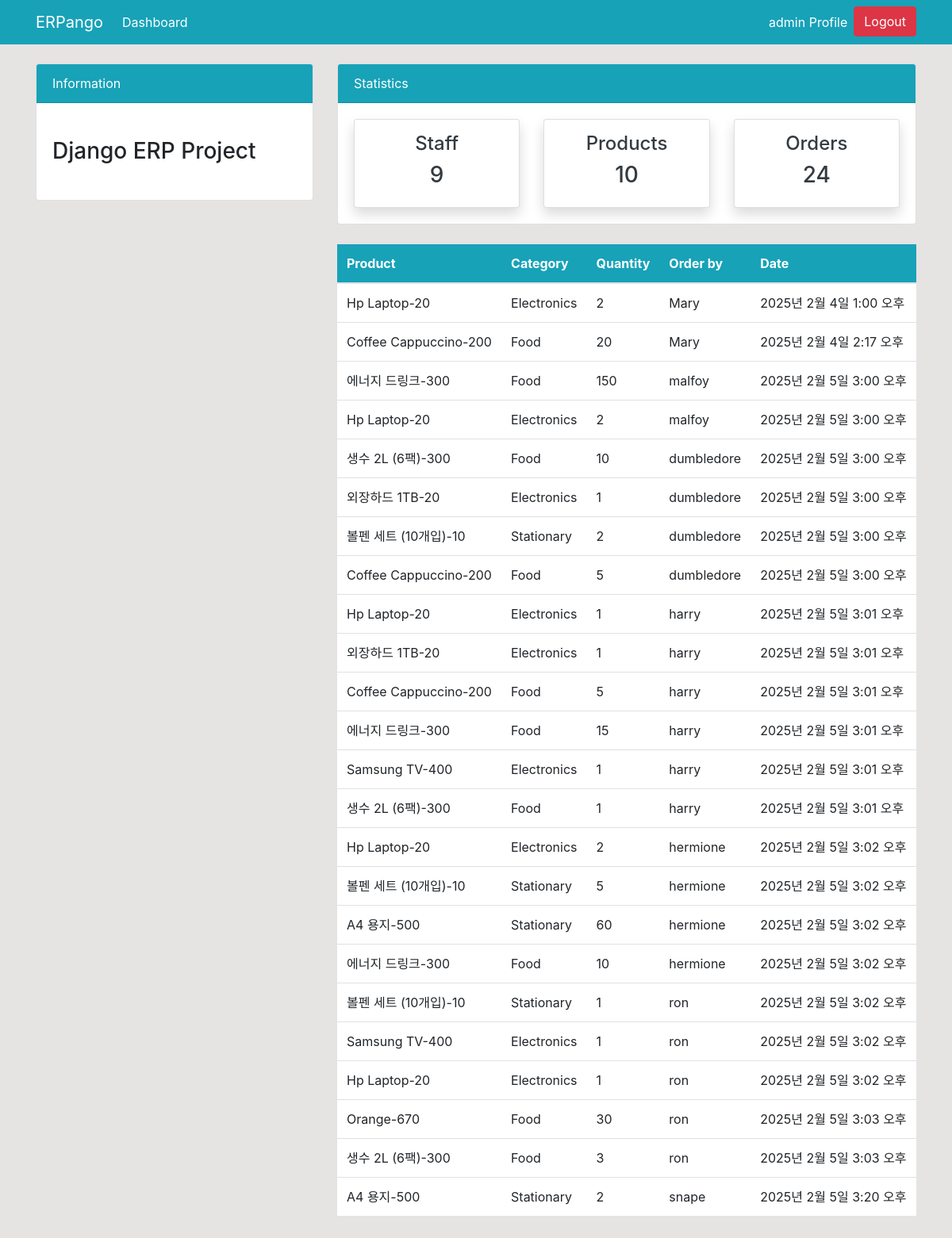
/order/ (signed in), run on the app's committed database.
### dashboard/models.py (models this page shows, shortened)
class Order(models.Model):
    product = models.ForeignKey(Product, on_delete=models.CASCADE, null=True)
    staff = models.ForeignKey(User, models.CASCADE, null=True, blank=True)
    order_quantity = models.PositiveIntegerField(null=True)
    date = models.DateTimeField(auto_now_add=True)
    class Meta:
        verbose_name_plural = 'Order'

class Product(models.Model):
    name = models.CharField(max_length=100, null=True)
    category = models.CharField(max_length=20, choices=CATEGORY, null=True)
    quantity = models.PositiveBigIntegerField(null=True)
    class Meta:
        verbose_name_plural = 'Product'
    def __str__(self):
        return f'{self.name}-{self.quantity}'

### dashboard/views.py (the view)
# urls.py: path('order/', views.order, name='dashboard-order'),
@login_required
def order(request):
    orders = Order.objects.all()
    orders_count = orders.count()
    workers_count = User.objects.all().count()
    product_count = Product.objects.all().count()
    context = {
        'orders' : orders,
        'workers_count' : workers_count,
        'orders_count': orders_count,
        'product_count' : product_count,
    }
    return render(request, 'dashboard/order.html', context)

### templates/dashboard/order.html (shortened to what this page needs)
{% extends 'partials/base.html' %}
{% block content %}
{% include 'partials/topnav.html' %}
    <div class="container">
        <div class="row my-4">
            <div class="col-md-4">
            </div>
            <div class="col-md-8">
                <table class="table bg-white">
                    <thead class="bg-info">
                        <tr class="text-white">
                            <th scope="col">Product</th>
                            <th scope="col">Category</th>
                            <th scope="col">Quantity</th>
                            <th scope="col">Order by</th>
                            <th scope="col">Date</th>
                        </tr>
                    </thead>
                    <tbody>
                        {% for orders in orders %}
                        <tr>
                            <td>{{ orders.product }}</td>
                            <td>{{ orders.product.category }}</td>
                            <td>{{ orders.order_quantity }}</td>
                            <td>
                                {{ orders.staff.username }}
                            </td>
                            <td>
                                {{ orders.date }}
                            </td>
                        </tr>
                        {% endfor %}
                    </tbody>
                </table>
            </div>
        </div>
    </div>
{% endblock %}

### templates/partials/nav.html (shortened to what this page needs)
<nav class="navbar navbar-expand-lg navbar-info bg-info">
    <div class="container">
        {% if user.is_authenticated %}
        <a class="navbar-brand text-white" href="{% url 'dashboard-index' %}">ERPango</a>
        <div class="collapse navbar-collapse" id="navbarSupportedContent">
            <ul class="navbar-nav mr-auto">
                <li class="nav-item active">
                    <a class="nav-link text-white" href="{% url 'dashboard-index' %}">
                        Dashboard <span class="sr-only">(current)</span>
                    </a>
                </li>
            </ul>
            <ul class="navbar-nav ml-auto">
                <li class="nav-item active">
                    <a class="nav-link text-white" href="{% url 'user-profile' %}">
                        {{ user.username }} Profile <span class="sr-only">(current)</span>
                    </a>
                </li>
                <li class="nav-item">
                    <form method="post" action="{% url 'user-logout' %}" style="display: inline;">
                        <button type="submit" class="btn btn-danger">Logout</button>
                    </form>
                </li>
            </ul>
        </div>
        {% endif %}
    </div>
</nav>

### static/style.css (style rules this page uses)
body { background: rgb(230, 227, 227); }

### data on the page
Order: product "Hp Laptop-20", product.category "Electronics", order_quantity "2", staff.username "Mary", date "2025년 2월 4일 1:00 오후"
Order: product "Coffee Cappuccino-200", product.category "Food", order_quantity "20", staff.username "Mary", date "2025년 2월 4일 2:17 오후"
Order: product "에너지 드링크-300", product.category "Food", order_quantity "150", staff.username "malfoy", date "2025년 2월 5일 3:00 오후"
Order: product "Hp Laptop-20", product.category "Electronics", order_quantity "2", staff.username "malfoy", date "2025년 2월 5일 3:00 오후"
Order: product "생수 2L (6팩)-300", product.category "Food", order_quantity "10", staff.username "dumbledore", date "2025년 2월 5일 3:00 오후"
Order: product "외장하드 1TB-20", product.category "Electronics", order_quantity "1", staff.username "dumbledore", date "2025년 2월 5일 3:00 오후"
Order: product "볼펜 세트 (10개입)-10", product.category "Stationary", order_quantity "2", staff.username "dumbledore", date "2025년 2월 5일 3:00 오후"
Order: product "Coffee Cappuccino-200", product.category "Food", order_quantity "5", staff.username "dumbledore", date "2025년 2월 5일 3:00 오후"
Order: product "Hp Laptop-20", product.category "Electronics", order_quantity "1", staff.username "harry", date "2025년 2월 5일 3:01 오후"
Order: product "외장하드 1TB-20", product.category "Electronics", order_quantity "1", staff.username "harry", date "2025년 2월 5일 3:01 오후"
Order: product "Coffee Cappuccino-200", product.category "Food", order_quantity "5", staff.username "harry", date "2025년 2월 5일 3:01 오후"
Order: product "에너지 드링크-300", product.category "Food", order_quantity "15", staff.username "harry", date "2025년 2월 5일 3:01 오후"
Order: product "Samsung TV-400", product.category "Electronics", order_quantity "1", staff.username "harry", date "2025년 2월 5일 3:01 오후"
Order: product "생수 2L (6팩)-300", product.category "Food", order_quantity "1", staff.username "harry", date "2025년 2월 5일 3:01 오후"
Order: product "Hp Laptop-20", product.category "Electronics", order_quantity "2", staff.username "hermione", date "2025년 2월 5일 3:02 오후"
Order: product "볼펜 세트 (10개입)-10", product.category "Stationary", order_quantity "5", staff.username "hermione", date "2025년 2월 5일 3:02 오후"
Order: product "A4 용지-500", product.category "Stationary", order_quantity "60", staff.username "hermione", date "2025년 2월 5일 3:02 오후"
Order: product "에너지 드링크-300", product.category "Food", order_quantity "10", staff.username "hermione", date "2025년 2월 5일 3:02 오후"
Order: product "볼펜 세트 (10개입)-10", product.category "Stationary", order_quantity "1", staff.username "ron", date "2025년 2월 5일 3:02 오후"
Order: product "Samsung TV-400", product.category "Electronics", order_quantity "1", staff.username "ron", date "2025년 2월 5일 3:02 오후"
Order: product "Hp Laptop-20", product.category "Electronics", order_quantity "1", staff.username "ron", date "2025년 2월 5일 3:02 오후"
Order: product "Orange-670", product.category "Food", order_quantity "30", staff.username "ron", date "2025년 2월 5일 3:03 오후"
Order: product "생수 2L (6팩)-300", product.category "Food", order_quantity "3", staff.username "ron", date "2025년 2월 5일 3:03 오후"
Order: product "A4 용지-500", product.category "Stationary", order_quantity "2", staff.username "snape", date "2025년 2월 5일 3:20 오후"

### other printed values
{{ user.username }} "admin"
{{ workers_count }} "9"
{{ product_count }} "10"
{{ orders_count }} "24"
